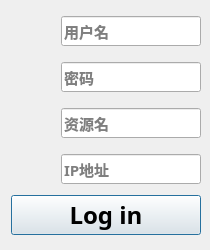
<?xml version="1.0" encoding="UTF-8"?>
<ui version="4.0">
 <class>Dialog</class>
 <widget class="QDialog" name="Dialog">
  <property name="geometry">
   <rect>
    <x>0</x>
    <y>0</y>
    <width>210</width>
    <height>250</height>
   </rect>
  </property>
  <property name="minimumSize">
   <size>
    <width>210</width>
    <height>250</height>
   </size>
  </property>
  <property name="maximumSize">
   <size>
    <width>210</width>
    <height>250</height>
   </size>
  </property>
  <property name="windowTitle">
   <string>Dialog</string>
  </property>
  <property name="windowIcon">
   <iconset resource="source/source.qrc">
    <normaloff>:/icon/mainwindow.png</normaloff>:/icon/mainwindow.png</iconset>
  </property>
  <layout class="QGridLayout" name="gridLayout">
   <item row="1" column="1">
    <widget class="QLineEdit" name="lineEdit_password">
     <property name="minimumSize">
      <size>
       <width>140</width>
       <height>30</height>
      </size>
     </property>
     <property name="maximumSize">
      <size>
       <width>140</width>
       <height>30</height>
      </size>
     </property>
     <property name="font">
      <font>
       <family>等线</family>
       <pointsize>11</pointsize>
       <weight>75</weight>
       <bold>true</bold>
      </font>
     </property>
     <property name="echoMode">
      <enum>QLineEdit::Password</enum>
     </property>
     <property name="placeholderText">
      <string>密码</string>
     </property>
    </widget>
   </item>
   <item row="0" column="1">
    <widget class="QLineEdit" name="lineEdit_username">
     <property name="minimumSize">
      <size>
       <width>140</width>
       <height>30</height>
      </size>
     </property>
     <property name="maximumSize">
      <size>
       <width>140</width>
       <height>30</height>
      </size>
     </property>
     <property name="font">
      <font>
       <family>等线</family>
       <pointsize>11</pointsize>
       <weight>75</weight>
       <bold>true</bold>
      </font>
     </property>
     <property name="placeholderText">
      <string>用户名</string>
     </property>
    </widget>
   </item>
   <item row="2" column="0" alignment="Qt::AlignHCenter|Qt::AlignVCenter">
    <widget class="QLabel" name="label_resource">
     <property name="minimumSize">
      <size>
       <width>40</width>
       <height>40</height>
      </size>
     </property>
     <property name="maximumSize">
      <size>
       <width>40</width>
       <height>40</height>
      </size>
     </property>
     <property name="text">
      <string/>
     </property>
     <property name="pixmap">
      <pixmap resource="source/source.qrc">:/icon/resource.png</pixmap>
     </property>
     <property name="scaledContents">
      <bool>true</bool>
     </property>
    </widget>
   </item>
   <item row="2" column="1">
    <widget class="QLineEdit" name="lineEdit_resource">
     <property name="minimumSize">
      <size>
       <width>140</width>
       <height>30</height>
      </size>
     </property>
     <property name="maximumSize">
      <size>
       <width>140</width>
       <height>30</height>
      </size>
     </property>
     <property name="font">
      <font>
       <family>等线</family>
       <pointsize>11</pointsize>
       <weight>75</weight>
       <bold>true</bold>
      </font>
     </property>
     <property name="placeholderText">
      <string>资源名</string>
     </property>
    </widget>
   </item>
   <item row="4" column="0" colspan="2">
    <widget class="QPushButton" name="pushButton_login">
     <property name="minimumSize">
      <size>
       <width>190</width>
       <height>40</height>
      </size>
     </property>
     <property name="maximumSize">
      <size>
       <width>190</width>
       <height>40</height>
      </size>
     </property>
     <property name="font">
      <font>
       <family>等线</family>
       <pointsize>18</pointsize>
       <weight>75</weight>
       <bold>true</bold>
      </font>
     </property>
     <property name="text">
      <string>Log in</string>
     </property>
    </widget>
   </item>
   <item row="1" column="0" alignment="Qt::AlignHCenter|Qt::AlignVCenter">
    <widget class="QLabel" name="label_password">
     <property name="minimumSize">
      <size>
       <width>32</width>
       <height>40</height>
      </size>
     </property>
     <property name="maximumSize">
      <size>
       <width>32</width>
       <height>40</height>
      </size>
     </property>
     <property name="text">
      <string/>
     </property>
     <property name="pixmap">
      <pixmap resource="source/source.qrc">:/icon/password.png</pixmap>
     </property>
     <property name="scaledContents">
      <bool>true</bool>
     </property>
     <property name="alignment">
      <set>Qt::AlignCenter</set>
     </property>
    </widget>
   </item>
   <item row="0" column="0" alignment="Qt::AlignHCenter|Qt::AlignVCenter">
    <widget class="QLabel" name="label_username">
     <property name="minimumSize">
      <size>
       <width>40</width>
       <height>40</height>
      </size>
     </property>
     <property name="maximumSize">
      <size>
       <width>40</width>
       <height>40</height>
      </size>
     </property>
     <property name="text">
      <string/>
     </property>
     <property name="pixmap">
      <pixmap resource="source/source.qrc">:/icon/user.png</pixmap>
     </property>
     <property name="scaledContents">
      <bool>true</bool>
     </property>
    </widget>
   </item>
   <item row="3" column="1">
    <widget class="QLineEdit" name="lineEdit_ip">
     <property name="minimumSize">
      <size>
       <width>140</width>
       <height>30</height>
      </size>
     </property>
     <property name="maximumSize">
      <size>
       <width>140</width>
       <height>30</height>
      </size>
     </property>
     <property name="font">
      <font>
       <family>等线</family>
       <pointsize>11</pointsize>
       <weight>75</weight>
       <bold>true</bold>
      </font>
     </property>
     <property name="placeholderText">
      <string>IP地址</string>
     </property>
    </widget>
   </item>
   <item row="3" column="0" alignment="Qt::AlignHCenter|Qt::AlignVCenter">
    <widget class="QLabel" name="label_ip">
     <property name="minimumSize">
      <size>
       <width>40</width>
       <height>40</height>
      </size>
     </property>
     <property name="maximumSize">
      <size>
       <width>40</width>
       <height>40</height>
      </size>
     </property>
     <property name="text">
      <string/>
     </property>
     <property name="pixmap">
      <pixmap resource="source/source.qrc">:/icon/ip.png</pixmap>
     </property>
     <property name="scaledContents">
      <bool>true</bool>
     </property>
    </widget>
   </item>
  </layout>
 </widget>
 <resources>
  <include location="source/source.qrc"/>
 </resources>
 <connections/>
</ui>
